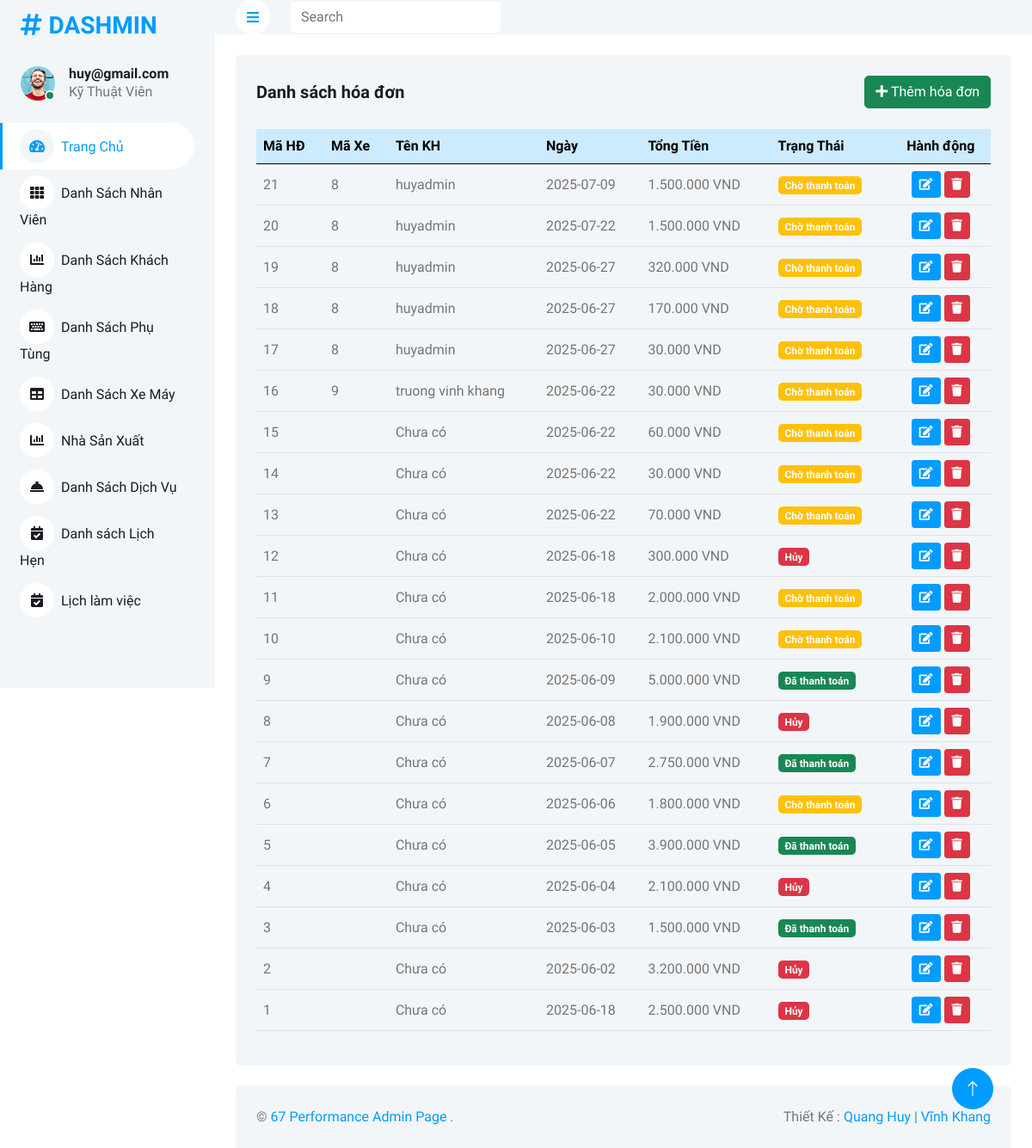
The app's page /Admin/hoadon.php (signed in) with its own data.
### tables this page shows
CREATE TABLE `hoadon` (
  `MaHD` int(11) NOT NULL,
  `TongTien` decimal(10,2) DEFAULT NULL,
  `Ngay` date DEFAULT NULL,
  `TrangThai` enum('cho_thanh_toan','da_thanh_toan','huy') DEFAULT NULL,
  `xemay_MaXE` int(11) DEFAULT NULL,
  `phutungxemay_MaSP` int(11) NOT NULL
);

CREATE TABLE `khachhang` (
  `MaKH` int(11) NOT NULL,
  `TenKH` varchar(100) DEFAULT NULL,
  `Email` varchar(30) DEFAULT NULL,
  `MatKhau` varchar(255) DEFAULT NULL,
  `DiaChi` text DEFAULT NULL,
  `SDT` varchar(10) DEFAULT NULL,
  `TrangThai` enum('hoat_dong','bi_khoa') DEFAULT NULL,
  `Reset_token` text DEFAULT NULL,
  `admin_AdminID` int(11) DEFAULT NULL
);

### Admin/controllers/HoaDonController.php (called while the page is built, shortened)
<?php
require_once __DIR__ . '/../models/HoaDonModel.php';
class HoaDonController
{
  private $model;
  public function __construct($db)
  {
    $this->model = new HoaDonModel($db);
  }
  public function index()
  {
    $hoadons = $this->model->getAll();
    include __DIR__ . '/../views/hoadon/list.php';
  }
}
?>

### Admin/models/HoaDonModel.php (called while the page is built, shortened)
<?php
class HoaDonModel
{
  private $conn;
  public function __construct($db)
  {
    $this->conn = $db;
  }
  public function getAll()
  {
    $stmt = $this->conn->query("
            SELECT
                h.*,
                x.TenXe,
                x.BienSoXe,
                k.TenKH
            FROM hoadon h
            LEFT JOIN xemay x ON h.xemay_MaXE = x.MaXE
            LEFT JOIN khachhang k ON x.khachhang_MaKH = k.MaKH
            ORDER BY h.MaHD DESC
        ");
    return $stmt->fetchAll(PDO::FETCH_ASSOC);
  }
}

### Admin/views/hoadon/list.php (the view)
<div class="container-fluid pt-4 px-4">
  <div class="bg-light rounded p-4">
    <div class="d-flex justify-content-between align-items-center mb-4">
      <h5 class="mb-0">Danh sách hóa đơn</h5>
      <a href="?controller=hoadon&action=add" class="btn btn-success">
        <i class="fa fa-plus"></i> Thêm hóa đơn
      </a>
    </div>
    <div class="table-responsive">
      <table class="table table-hover align-middle">
        <thead class="table-primary">
          <tr>
            <th>Mã HĐ</th>
            <th>Mã Xe</th>
            <th>Tên KH</th>
            <th>Ngày</th>
            <th>Tổng Tiền</th>
            <th>Trạng Thái</th>
            <th class="text-center">Hành động</th>
          </tr>
        </thead>
        <tbody>
          <?php if (!empty($hoadons)): ?>
            <?php foreach ($hoadons as $hd): ?>
              <tr>
                <td><?= htmlspecialchars($hd['MaHD']) ?></td>
                <td><?= htmlspecialchars($hd['xemay_MaXE']) ?></td>
                <td><?= htmlspecialchars($hd['TenKH'] ?? 'Chưa có') ?></td>
                <td><?= htmlspecialchars($hd['Ngay']) ?></td>
                <td><?= number_format($hd['TongTien'], 0, ',', '.') ?> VND</td>
                <td>
                  <?php
                  $status = [
                    'cho_thanh_toan' => ['Chờ thanh toán', 'warning'],
                    'da_thanh_toan' => ['Đã thanh toán', 'success'],
                    'huy' => ['Hủy', 'danger'],
                  ];
                  [$label, $color] = $status[$hd['TrangThai']] ?? ['Không rõ', 'secondary'];
                  ?>
                  <span class="badge bg-<?= $color ?>"><?= $label ?></span>
                </td>
                <td class="text-center">
                  <a href="?controller=hoadon&action=edit&id=<?= $hd['MaHD'] ?>" class="btn btn-sm btn-primary">
                    <i class="fa fa-edit"></i>
                  </a>
                  <a href="?controller=hoadon&action=delete&id=<?= $hd['MaHD'] ?>" class="btn btn-sm btn-danger"
                    onclick="return confirm('Bạn chắc chắn muốn xóa?')">
                    <i class="fa fa-trash"></i>
                  </a>
                </td>
              </tr>
            <?php endforeach ?>
          <?php else: ?>
            <tr>
              <td colspan="7" class="text-center text-muted">Không có hóa đơn nào.</td>
            </tr>
          <?php endif ?>
        </tbody>
      </table>
    </div>
  </div>
</div>

### Admin/css/style.css (style rules this page uses)
:root { --primary: #009CFF; --light: #F3F6F9; --dark: #191C24; }
.btn { transition: .5s; }
.btn.btn-primary { color: #FFFFFF; }

### records on screen
hoadon: MaHD "21", xemay_MaXE "8", khachhang.TenKH "huyadmin", Ngay "2025-07-09", TongTien "1.500.000", label "Chờ thanh toán"
hoadon: MaHD "20", xemay_MaXE "8", khachhang.TenKH "huyadmin", Ngay "2025-07-22", TongTien "1.500.000", label "Chờ thanh toán"
hoadon: MaHD "19", xemay_MaXE "8", khachhang.TenKH "huyadmin", Ngay "2025-06-27", TongTien "320.000", label "Chờ thanh toán"
hoadon: MaHD "18", xemay_MaXE "8", khachhang.TenKH "huyadmin", Ngay "2025-06-27", TongTien "170.000", label "Chờ thanh toán"
hoadon: MaHD "17", xemay_MaXE "8", khachhang.TenKH "huyadmin", Ngay "2025-06-27", TongTien "30.000", label "Chờ thanh toán"
hoadon: MaHD "16", xemay_MaXE "9", khachhang.TenKH "truong vinh khang", Ngay "2025-06-22", TongTien "30.000", label "Chờ thanh toán"
hoadon: MaHD "15", TenKH "Chưa có", Ngay "2025-06-22", TongTien "60.000", label "Chờ thanh toán"
hoadon: MaHD "14", TenKH "Chưa có", Ngay "2025-06-22", TongTien "30.000", label "Chờ thanh toán"
hoadon: MaHD "13", TenKH "Chưa có", Ngay "2025-06-22", TongTien "70.000", label "Chờ thanh toán"
hoadon: MaHD "12", TenKH "Chưa có", Ngay "2025-06-18", TongTien "300.000", label "Hủy"
hoadon: MaHD "11", TenKH "Chưa có", Ngay "2025-06-18", TongTien "2.000.000", label "Chờ thanh toán"
hoadon: MaHD "10", TenKH "Chưa có", Ngay "2025-06-10", TongTien "2.100.000", label "Chờ thanh toán"
hoadon: MaHD "9", TenKH "Chưa có", Ngay "2025-06-09", TongTien "5.000.000", label "Đã thanh toán"
hoadon: MaHD "8", TenKH "Chưa có", Ngay "2025-06-08", TongTien "1.900.000", label "Hủy"
hoadon: MaHD "7", TenKH "Chưa có", Ngay "2025-06-07", TongTien "2.750.000", label "Đã thanh toán"
hoadon: MaHD "6", TenKH "Chưa có", Ngay "2025-06-06", TongTien "1.800.000", label "Chờ thanh toán"
hoadon: MaHD "5", TenKH "Chưa có", Ngay "2025-06-05", TongTien "3.900.000", label "Đã thanh toán"
hoadon: MaHD "4", TenKH "Chưa có", Ngay "2025-06-04", TongTien "2.100.000", label "Hủy"
hoadon: MaHD "3", TenKH "Chưa có", Ngay "2025-06-03", TongTien "1.500.000", label "Đã thanh toán"
hoadon: MaHD "2", TenKH "Chưa có", Ngay "2025-06-02", TongTien "3.200.000", label "Hủy"
hoadon: MaHD "1", TenKH "Chưa có", Ngay "2025-06-18", TongTien "2.500.000", label "Hủy"

### other values on screen
$displayName "huy@gmail.com"
$roleLabel "Kỹ Thuật Viên"
